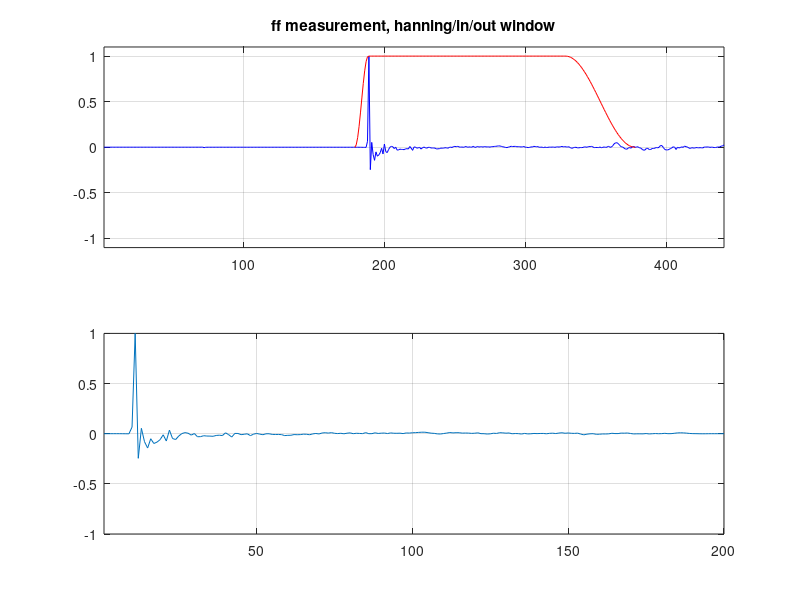
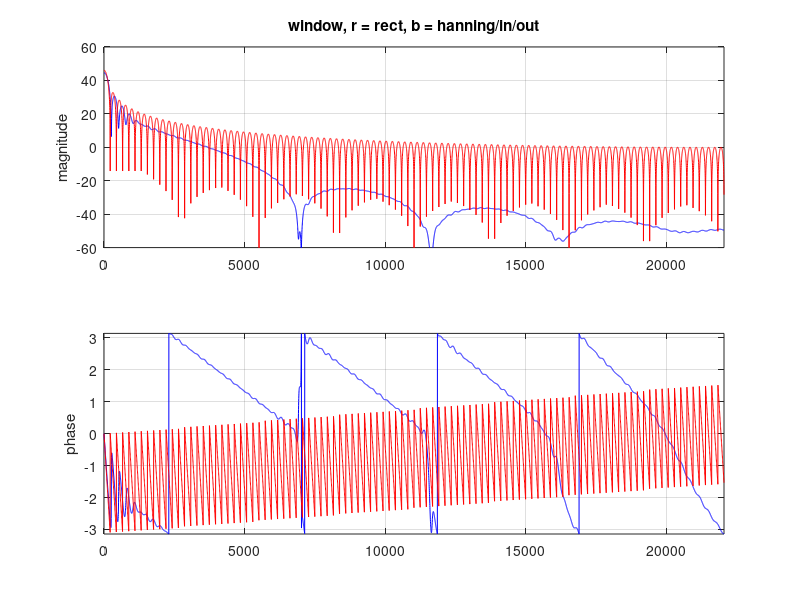

These figures' MATLAB source, in order: (Note: this script raises an error after producing the figures.)
function ffeqtest()
% ffeqtest - tests ffeq(), a free-field eq inverse filter design function.
%
% See ffeq() for information regarding processing artifacts.  This function
% and ffeq() can be used to visualize these artifacts.

% modification history
% --------------------
%                ----  v5.6.0  ----
% 11.17.04  JDM  separated from ffeq()
% 11.19.04  JDM  hanning/in/out window
% 11.22.04  JDM  lengths in ms instead of samples; added testeqorg,
%                NASA ff data
% 02.28.05  JDM  clean-up
%                ----  v5.8.0  ----
% 09.15.05  JDM  NASA FF demo data to slabtools
% 09.28.05  JDM  added to SUR
%                ----  v6.0.0  ----
% 10.03.06  JDM  added ffbl() warning
%
% JDM == Joel D. Miller

%23456789 123456789 123456789 123456789 123456789 123456789 123456789 1234567890

% Copyright (C) 2001-2018 United States Government as represented by the
% Administrator of the National Aeronautics and Space Administration (NASA).
% All Rights Reserved.
% 
% This software is distributed under the NASA Open Source Agreement (NOSA),
% version 1.3.  The NOSA has been approved by the Open Source Initiative.
% See the file NOSA.txt at the top of the distribution directory tree for the
% complete NOSA document.
% 
% THE SUBJECT SOFTWARE IS PROVIDED "AS IS" WITHOUT ANY WARRANTY OF ANYKIND,
% EITHER EXPRESSED, IMPLIED, OR STATUTORY, INCLUDING, BUT NOT LIMITED TO, ANY
% WARRANTY THAT THE SUBJECT SOFTWARE WILL CONFORM TO SPECIFICATIONS, ANY IMPLIED
% WARRANTIES OF MERCHANTABILITY, FITNESS FOR A PARTICULAR PURPOSE, OR FREEDOM
% FROM INFRINGEMENT, ANY WARRANTY THAT THE SUBJECT SOFTWARE WILL BE ERROR FREE,
% OR ANY WARRANTY THAT DOCUMENTATION, IF PROVIDED, WILL CONFORM TO THE SUBJECT
% SOFTWARE.

% read free-field measurement

if 0,
% IRCAM FF data, stereo, 8192 samples
% Note: IRCAM IRC_M_KNO_1.wav contains 24-bit samples and wavread() only
% supports up to 16.  WAV converted to 16-bit in Sound Forge.
% Response before noise floor ~= 4000 samples (incl. long, low osc).
[y,fs,nbits] = wavread('C:\AMAT\IRCAM_KU100\IRC_M_KNO_1_16.wav');
% fs = 44100
% size(y,1) = 8192 % ff length
start = 236; % window start index, by eye
end;

if 1,
% NASA FF data, stereo, 1024 samples, measured using:
% [ resp, clip, err ] = onezap( [29], [1 2], 44100, 11, 1024, 1, 1 );
% [ resp, clip, err ] = onezap( [29], [1 2], 96000, 11, 1024, 1, 1 );
bufstr = load( 'ff44_10.mat' );
fs = 44100;
%bufstr = load( 'ff96_10.mat' );
%fs = 96000;
y = bufstr.resp; % 1024x2
[ dummy start ] = max( y(:,1) );
start = start - 5;
end;

% max signal length
% round( 92.880 * 44100/1000 ) = 4096
%NSms = 92.880; % ms
NSms = 10.0; % ms
NS = round( NSms * fs/1000 ); % samples

NF = 8192; % freqz() length, should be larger than NS

% limit signal length to NS, extract left ch
ly = size(y,1);
if ly > NS,
  ly = NS;              % max signal length
  ynorm = y(1:ly,1);    % truncate, left ch
else,
  ynorm = y(:,1);       % left ch
end;

% normalize
maxabs = max( abs( ynorm ) );
ynorm = ynorm/maxabs;

% length of window applied to ff measurement
% 256/96   =  2.67ms, AuSIM
% 200/44.1 =  4.54ms, CIPIC
% 512/44.1 = 11.61ms, JDM tests with IRCAM data
% round( 4.535 * 44100/1000 ) = 200
lwinms = 4.535; % window length, ms
lwin = round( lwinms * fs/1000 ); % samples

% create a window with hanning tapered leadin leadout
% (windowing based on CIPIC script)

% leadin length
% round( 0.454 * 44100/1000 ) = 20
w_inms = 0.454; % length of leading hanning window, ms
w_in   = round( w_inms * fs/1000 ); % samples

% leadout length
% round( 2.268 * 44100/1000 ) = 100
w_outms = 2.268; % length of trailing hanning window, ms
w_out   = round( w_outms * fs/1000 ); % samples

w1  = hanning( w_in ); % lead in
w1  = w1( 1:round(w_in/2) );
w2  = hanning( w_out ); % lead out
w2  = w2( round(w_out/2)+1:end );
win = [ w1; ones(lwin-(length(w1)+length(w2)),1); w2 ]; % full window

% window input
switch 3, % numbers defined below
  case 1 % no window
    sig = ynorm;
  case 2 % rect window
    sig = ynorm( start:(start+lwin-1) ); % window response, manual start pt
  case 3 % hanning/in/out window
    [m n] = max( ynorm );
    sig = win .* ynorm( (n-round(w_in/2)):(n-round(w_in/2)+lwin-1) );

    % window and windowed ff data
    figure;
    subplot(2,1,1);
    plot( 1:length(ynorm), ynorm, 'b', ...
      (n-round(w_in/2)):(n-round(w_in/2)+lwin-1), win, 'r' );
    title( 'ff measurement, hanning/in/out window' );
    axis( [ 1 length(ynorm) -1.1 1.1 ] );
    grid;
    subplot(2,1,2);
    plot( sig );
    axis( [ 1 length(sig) -1 1 ] );
    grid;
		
    % window mag and phase (with boxcar() reference)
    figure;
    [h1,w1] = freqz( win, [1], NF, fs );
    [h2,w2] = freqz( boxcar(length(win)), [1], NF, fs );
    subplot(2,1,1); % mag
    plot( w1, 20*log10(abs(h1)), 'b', w2, 20*log10(abs(h2+eps)), 'r' );
    title( 'window, r = rect, b = hanning/in/out' );
    ylabel( 'magnitude' );
    grid;
    axis( [ min(w1) max(w1) -60 60 ] );
    subplot(2,1,2); % phase
    plot( w1, angle(h1), 'b', w2, angle(h2), 'r' );
    ylabel( 'phase' );
    grid;
    axis( [ min(w1) max(w1) -pi pi ] );
end;

% create band-limited free-field eq inverse filter;
% (JDM, 10/3/06, normalization warning - see ffbl())
[ invfilt, sigmp ] = ffeq( sig, fs );

% plot frequency responses
[h1,w1] = freqz( sig,     [1], NF, fs ); % original ff
[h2,w2] = freqz( sigmp,   [1], NF, fs ); % mp of original ff
[h3,w3] = freqz( invfilt, [1], NF, fs ); % inv of mp
figure;
subplot(2,1,1);
semilogx( w1, 20*log10(abs(h1)), 'r',  w2, 20*log10(abs(h2)), 'b--', ...
          w3, 20*log10(abs(h3)), 'g' );
title( 'mag, r=original, b=original/mp, g=inv/BL/mp' );
grid;
axis( [ 20 20000 -25 25 ] );
subplot(2,1,2);
plot( w1, angle(h1), 'r', w2, angle(h2), 'b', w3, angle(h3), 'g' );
title( 'phase' );
grid;
axis( [ 20 20000 -pi pi ] );

% inverse filter applied to original FF response
testeqorg = conv( ynorm, invfilt );

% inverse filter applied to windowed FF response
testeqinv = conv( sig, invfilt );

% inverse filter applied to minphase windowed FF response
testeqmp = conv( sigmp, invfilt );

LC = size( testeqinv, 1 );

% plot
figure;
plot( 1:LC, testeqinv, 'r.-', 1:LC, testeqmp,'b.-' );
grid;
title('inv applied to windowed FF (red) and windowed/mp FF (blue)');

% plot applied filters
[h1,w1] = freqz( testeqinv, [1], NF, fs ); % windowed*inv
[h2,w2] = freqz( testeqmp,  [1], NF, fs ); % windowed_mp*inv
[h3,w3] = freqz( testeqorg, [1], NF, fs ); % original*inv
figure;
subplot(2,1,1);
semilogx( w1, 20*log10(abs(h1)), 'r', w2, 20*log10(abs(h2)), 'b--', ...
          w3, 20*log10(abs(h3)), 'g:' );
title( 'mag, g = inv*fforg, r = inv*ffwin, b = inv*ffwinmp' );
grid;
axis( [ 20 20000 -5 5 ] );
subplot(2,1,2);
plot( w1, angle(h1), 'r', w2, angle(h2), 'b', w3, angle(h3), 'g:' );
title( 'phase' );
grid;
axis( [ 20 20000 -pi pi ] );
